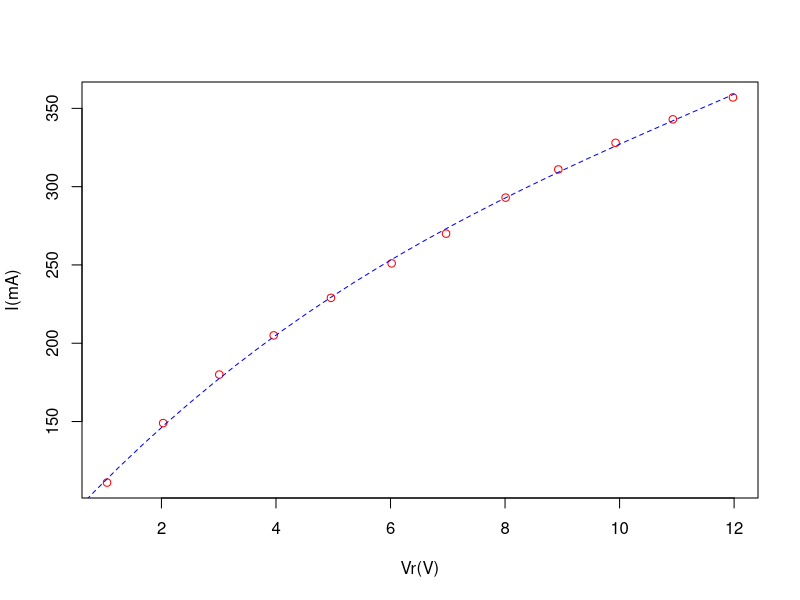
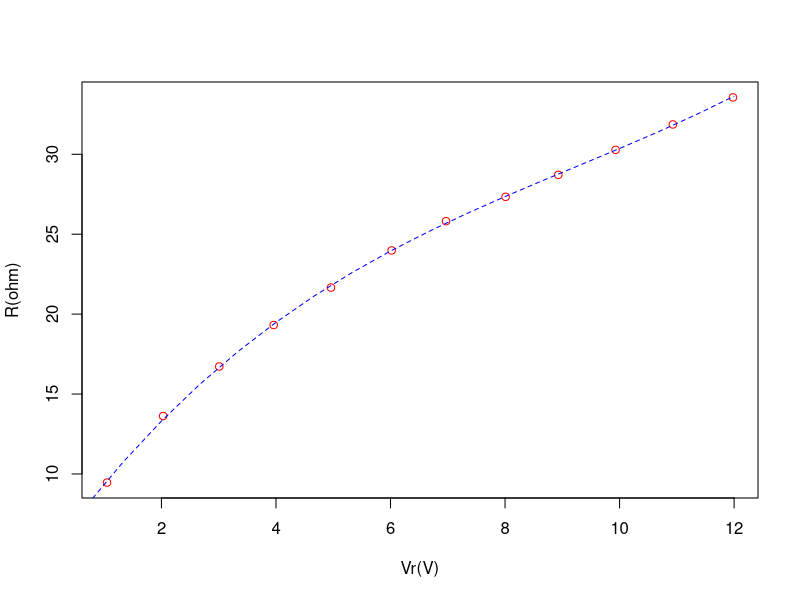
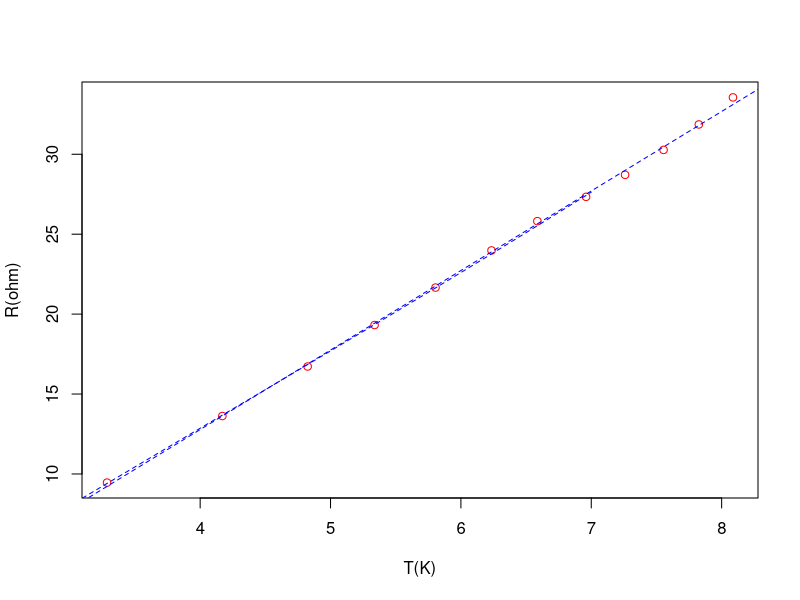

Generate these figures, in order, with R:
#LAMPADA
#DEFINIR MEDIDAS
Vr<-c(1.05,		2.03,	3.01,	3.96,	4.96,	6.02,	6.97,	8.01,	8.93,	9.93,	10.93,	11.98)
I<- c(111.00,	149.00,	180.00,	205.00,	229.00,	251.00,	270.00,	293.00,	311.00,	328.00,	343.00,	357.00)

#DEFINIR VALORES TEORICOS
P<-Vr*I
R<-(Vr/I)*1000
T<-(P^0.25)

#GERAR GRAFICO 1 CORRENTE VS DDP
png("exp4/Grafico%d1.png")
plot(I~Vr,ylab="I(mA)",xlab="Vr(V)",col="red",type="p")
fit3 <- lm(I~poly(Vr,3,raw=TRUE))
xx <- seq(0,12, length=30)
lines(xx, predict(fit3, data.frame(Vr=xx)), col="blue",lty = 2)
dev.off()

#GERAR GRAFICO 2 RESISTENCIA VS DDP
png("exp4/Grafico%d2.png")
plot(R~Vr,ylab="R(ohm)",xlab="Vr(V)",col="red",type="p")
fit3 <- lm(R~poly(Vr,3,raw=TRUE))
xx <- seq(0,12, length=19)
lines(xx, predict(fit3, data.frame(Vr=xx)), col="blue",lty = 2)

dev.off()

#GERAR GRAFICO 1 RESISTENCIA VS TEMPERATURA
png("exp4/Grafico%d3.png")
plot(R~T,ylab="R(ohm)",xlab="T(K)",col="red",type="p")
fit3 <- lm(R~poly(T,3,raw=TRUE))
xx <- seq(0,7, length=19)
lines(xx, predict(fit3, data.frame(T=xx)), col="blue",lty = 2)
abline(lm(R~T),lty = 2,col="blue")
dev.off()
